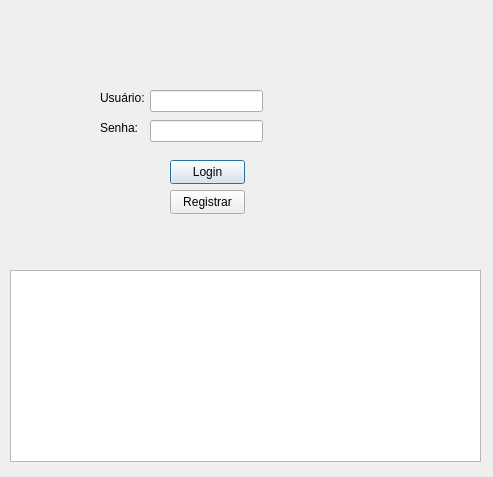
<?xml version="1.0" encoding="UTF-8"?>
<ui version="4.0">
 <class>Dialog</class>
 <widget class="QDialog" name="Dialog">
  <property name="geometry">
   <rect>
    <x>0</x>
    <y>0</y>
    <width>493</width>
    <height>477</height>
   </rect>
  </property>
  <property name="windowTitle">
   <string>Dialog</string>
  </property>
  <widget class="QPushButton" name="pushButton_Login">
   <property name="geometry">
    <rect>
     <x>170</x>
     <y>160</y>
     <width>75</width>
     <height>24</height>
    </rect>
   </property>
   <property name="text">
    <string>Login</string>
   </property>
  </widget>
  <widget class="QPushButton" name="pushButton_Registrar">
   <property name="geometry">
    <rect>
     <x>170</x>
     <y>190</y>
     <width>75</width>
     <height>24</height>
    </rect>
   </property>
   <property name="text">
    <string>Registrar</string>
   </property>
  </widget>
  <widget class="QLineEdit" name="lineEdit_Usuario">
   <property name="geometry">
    <rect>
     <x>150</x>
     <y>90</y>
     <width>113</width>
     <height>22</height>
    </rect>
   </property>
  </widget>
  <widget class="QLineEdit" name="lineEdit_Senha">
   <property name="geometry">
    <rect>
     <x>150</x>
     <y>120</y>
     <width>113</width>
     <height>22</height>
    </rect>
   </property>
  </widget>
  <widget class="QTextBrowser" name="textBrowser_Log">
   <property name="geometry">
    <rect>
     <x>10</x>
     <y>270</y>
     <width>471</width>
     <height>192</height>
    </rect>
   </property>
  </widget>
  <widget class="QLabel" name="label">
   <property name="geometry">
    <rect>
     <x>100</x>
     <y>90</y>
     <width>49</width>
     <height>16</height>
    </rect>
   </property>
   <property name="text">
    <string>Usuário:</string>
   </property>
  </widget>
  <widget class="QLabel" name="label_2">
   <property name="geometry">
    <rect>
     <x>100</x>
     <y>120</y>
     <width>49</width>
     <height>16</height>
    </rect>
   </property>
   <property name="text">
    <string>Senha:</string>
   </property>
  </widget>
 </widget>
 <resources/>
 <connections/>
</ui>
